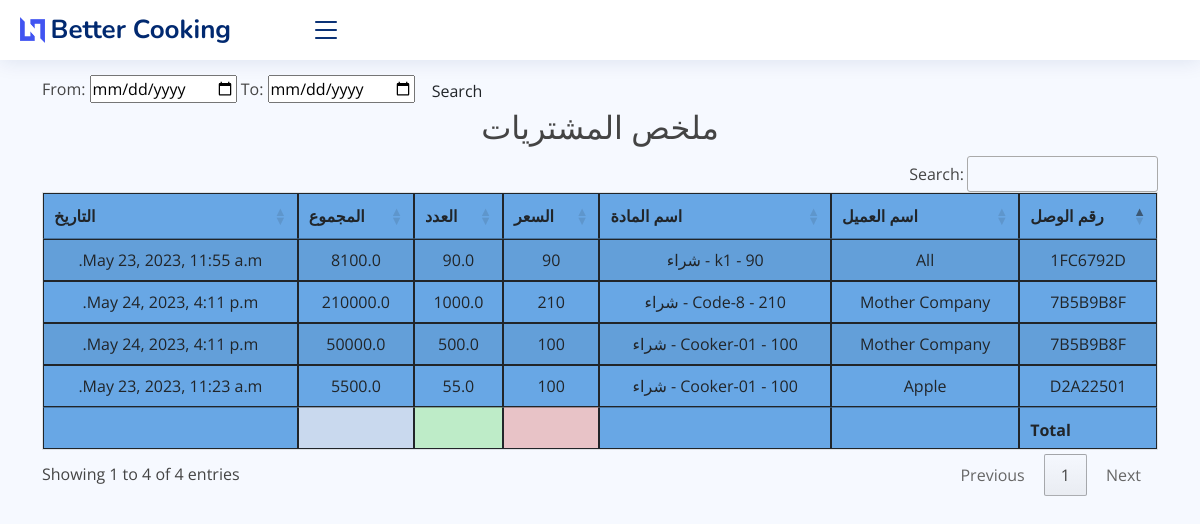
Page /purchase_report on the committed database.
### core/models.py (models this page shows, shortened)
class PurchaseItem(models.Model):
    purchase_invoice = models.ForeignKey(Purchase, on_delete=models.CASCADE)
    item = models.ForeignKey(Item, on_delete=models.CASCADE)
    qty = models.FloatField()
    total_amt = models.FloatField(editable=False, default=0)
    pur_date = models.DateTimeField(auto_now_add=True)
    note = models.TextField(blank=True)
    class Meta:
        verbose_name_plural = ' العنصر الذي تم شراؤه'

class Purchase(models.Model):
    invoice_number = models.CharField(max_length=8, unique=True, editable=False)
    vendor = models.ForeignKey(Vendor, on_delete=models.CASCADE)
    date = models.DateTimeField()
    class Meta:
        verbose_name_plural = ' فاتورة الشراء'

class Vendor(models.Model):
    full_name = models.CharField(max_length=50)
    address = models.TextField(blank=True)
    mobile = models.CharField(max_length=15, blank=True)
    status = models.BooleanField(default=False, blank=True)
    note = models.TextField(blank=True)
    class Meta:
        verbose_name_plural = ' الموردين'
    def __str__(self):
        return self.full_name

class Item(models.Model):
    PRICELIST = (
        ('مفرد', 'مفرد'),
        ('جملة', 'جملة'),
        ('شراء', 'شراء'),
        ('قسط', 'قسط'),
    )
    name = models.CharField(max_length=255)
    price = models.PositiveIntegerField(default=1)
    price_list = models.CharField(max_length=8, choices=PRICELIST, default='مفرد')
    class Meta:
        verbose_name_plural = 'المواد'
    def __str__(self):
        return f"{self.name} - {self.price} - {self.price_list}"

### core/views.py (the view)
# urls.py: path('purchase_report', views.purchase_report, name="purchase_report"),
def purchase_report(request):
    p_reports = PurchaseItem.objects.select_related()
    myFilter = Purchase_Filter(request.GET, queryset=p_reports)
    p_reports = myFilter.qs
    context = {'p_reports': p_reports, 'myFilter': myFilter}
    return render(request, 'core/reports/purchase_report.html', context)

### core/templates/core/reports/purchase_report.html (shortened to what this page needs)
{% extends 'core/base.html' %}
{% block content %}
    <br>
    <br> <br>
    <form class="form-a">
        From: <input type="date" value={{ myFilter.form.max_date }}</input>
        To: <input type="date" value={{ myFilter.form.min_date }}</input>
        <button type="submit" class="btn btn-b">Search</button>
    </form>
    <h2 class="text-center"> ملخص المشتريات </h2>
    <table id="example3" class="table table-striped" style="background-color: #68a7e5">
        <thead>
        <tr>
            <th>رقم الوصل</th>
            <th>اسم العميل</th>
            <th>اسم المادة</th>
            <th>السعر</th>
            <th>العدد</th>
            <th>المجموع</th>
            <th>التاريخ</th>
        </tr>
        </thead>
        <tbody>
        {% for i in  p_reports %}
            <tr>
                <td>{{ i.purchase_invoice.invoice_number }}</td>
                <td>{{ i.purchase_invoice.vendor }}</td>
                <td>{{ i.item }}</td>
                <td>{{ i.item.price }}</td>
                <td>{{ i.qty }}</td>
                <td>{{ i.total_amt }}</td>
                <td>{{ i.pur_date }}</td>
            </tr>
        {% endfor %}
        </tbody>
        <tfoot>
        <th></th>
        <th></th>
   <th></th>
        <th style="background-color: #e8c3c7"></th>
        <th style="background-color: #beecc8"></th>
        <th style="background-color: #c9d9ee"></th>
        <th></th>
        </tfoot>
    </table>
{% endblock %}

### static/core/assets/css/style.css (style rules this page uses)
:root { scroll-behavior: smooth; }
body { font-family: "Open Sans", sans-serif; background: #f6f9ff; color: #444444; }
h1, h2, h3, h4, h5, h6 { font-family: "Nunito", sans-serif; }

### rows in the picture
PurchaseItem: purchase_invoice.invoice_number "D2A22501", purchase_invoice.vendor "Apple", item "Cooker-01 - 100 - شراء", item.price "100", qty "55.0", total_amt "5500.0", pur_date "May 23, 2023, 11:23 a.m."
PurchaseItem: purchase_invoice.invoice_number "1FC6792D", purchase_invoice.vendor "All", item "k1 - 90 - شراء", item.price "90", qty "90.0", total_amt "8100.0", pur_date "May 23, 2023, 11:55 a.m."
PurchaseItem: purchase_invoice.invoice_number "7B5B9B8F", purchase_invoice.vendor "Mother Company", item "Code-8 - 210 - شراء", item.price "210", qty "1000.0", total_amt "210000.0", pur_date "May 24, 2023, 4:11 p.m."
PurchaseItem: purchase_invoice.invoice_number "7B5B9B8F", purchase_invoice.vendor "Mother Company", item "Cooker-01 - 100 - شراء", item.price "100", qty "500.0", total_amt "50000.0", pur_date "May 24, 2023, 4:11 p.m."
